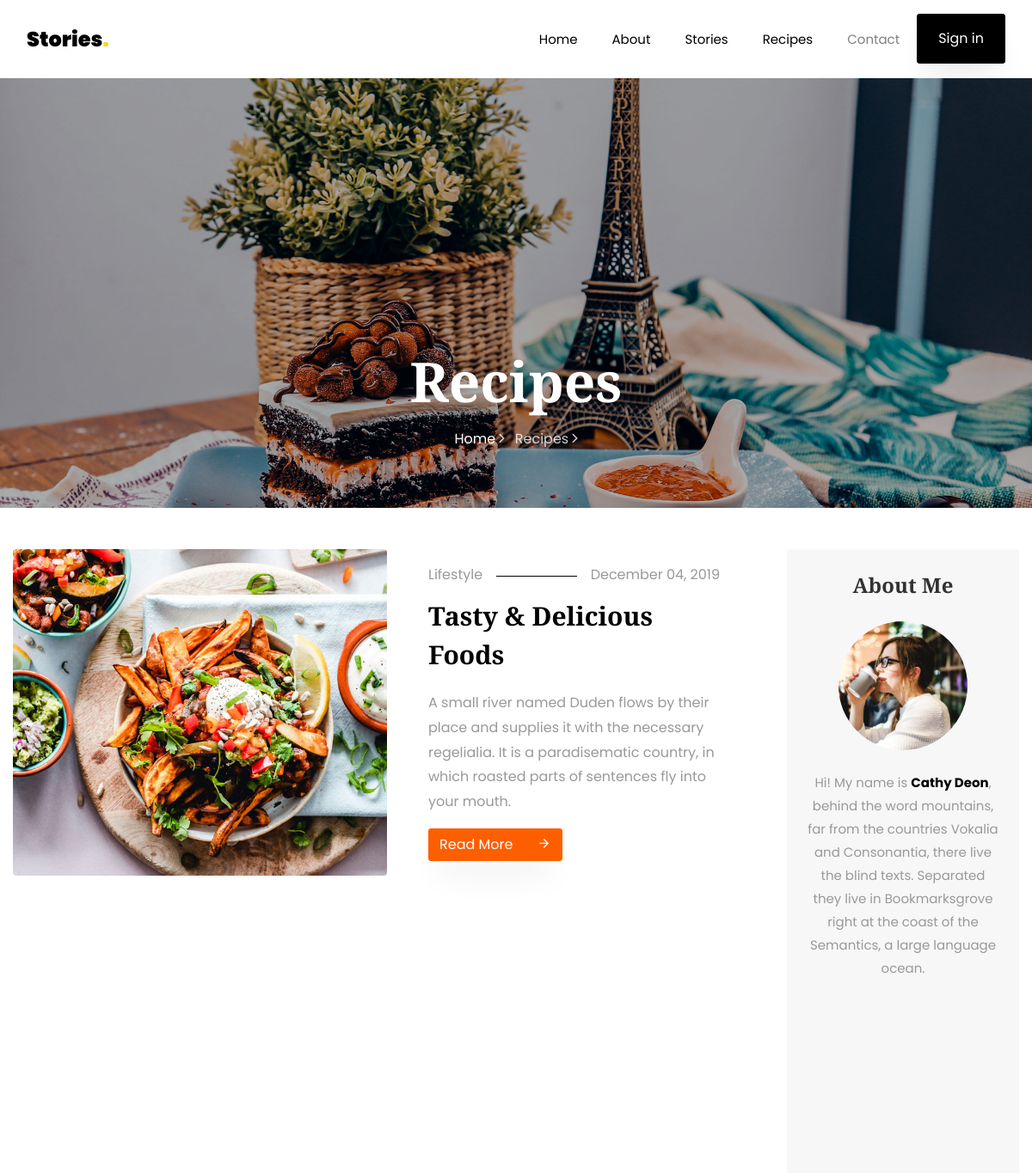
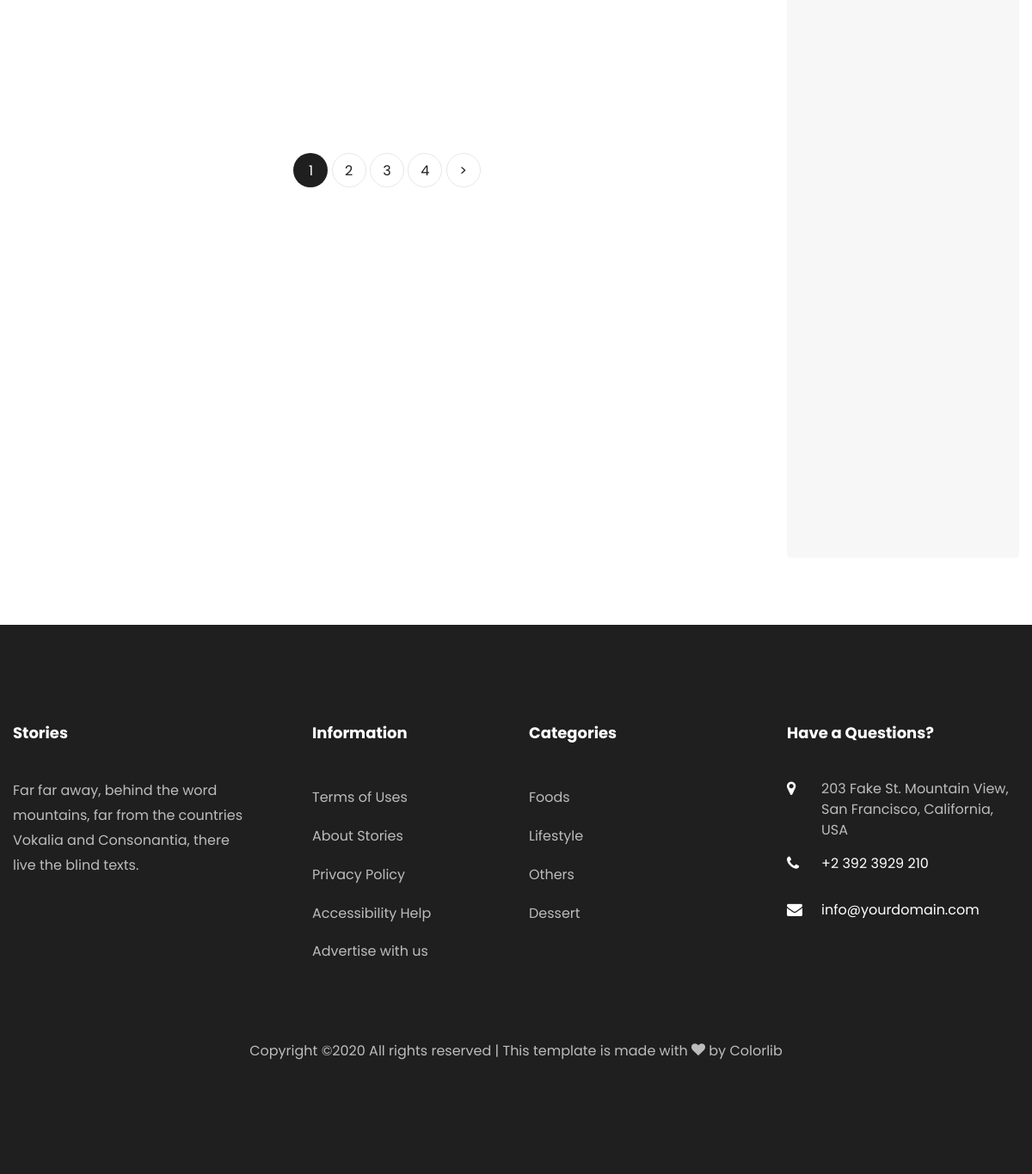
The app's page /recipes/ with its own data (2 pictures, top to bottom).
### stories/models.py (models this page shows, shortened)
class Recipe(models.Model):
    title = models.CharField(max_length=50, blank=False, null=True)
    created_at = models.DateField(auto_now_add=True)
    image = models.ImageField(upload_to='recipes', blank=False, null=True)
    description = models.TextField(blank=False)
    long_description = RichTextField('Long description')
    category = models.ForeignKey('Category', on_delete=models.CASCADE, related_name='recipes', null=True)
    owner = models.ForeignKey(User, on_delete=models.CASCADE, related_name='recipes', null=True)
    view_count=models.PositiveIntegerField('View count', default=0)
    updated_at = models.DateField(auto_now = True)
    class Meta:
        ordering=('created_at',)
        verbose_name='Recipe'
        verbose_name_plural='Recipes'

class Category(models.Model):
    title = models.CharField(max_length=50, blank=False, null=False)
    image = models.ImageField(upload_to='categories', blank=False)
    created_at = models.DateTimeField(auto_now_add=True)
    updated_at = models.DateTimeField(auto_now = True)
    class Meta:
        ordering=('created_at',)
        verbose_name='Category'
        verbose_name_plural='Categories'

### stories/views.py (the view)
# urls.py: path('recipes/', RecipeView.as_view(), name='recipes'),
class RecipeView(ListView):
    model = Recipe
    template_name = 'stories/recipes.html'
    context_object_name = 'recipes'
    paginate_by = 2
    def get_context_data(self, **kwargs):
        context = super().get_context_data(**kwargs)
        context['categories']= Category.objects.all()
        return context

### stories/templatetags/base_filters.py (called while the page is built)
@register.simple_tag
def get_categories():
    return Category.objects.all()

### stories/templates/stories/recipes.html (shortened to what this page needs)
{% extends 'base/index.html' %}
{% load static %}
{% block content %}
<section class="hero-wrap hero-wrap-2" style="background-image: url('{% static "images/bg_4.jpg"%}');">
    <div class="overlay"></div>
    <div class="container">
        <div class="row no-gutters slider-text align-items-end justify-content-center">
            <div class="col-md-9 ftco-animate pb-5 text-center">
                <h1 class="mb-3 bread">Recipes</h1>
                <p class="breadcrumbs"><span class="mr-2"><a href="index.html">Home <i
                        class="ion-ios-arrow-forward"></i></a></span> <span>Recipes <i
                        class="ion-ios-arrow-forward"></i></span></p>
            </div>
        </div>
    </div>
</section>
<section class="ftco-section">
    <div class="container">
        <div class="row">
            <div class="col-lg-9">
                <div class="row">
                    {% for recipe in recipes %}
                    <div class="col-md-6 col-lg-12 ftco-animate">
                        <div class="blog-entry d-lg-flex">
                            <div class="half">
                                <a href="{% url 'stories:single' recipe.id %}" class="img d-flex align-items-end" style="background-image: url({{recipe.image.url}});">
                                </a>
                            </div>
                            <div class="text px-md-4 px-lg-5 half pt-3">
                                <p class="meta d-flex"><span class="pr-3">{{ recipe.category.title }}</span><span class="ml-auto pl-3">{{ recipe.created_at|date:"F d, Y "}}</span>
                                </p>
                                <h3><a href="{% url 'stories:single' recipe.id %}">{{ recipe.title }}</a></h3>
                                <p>{{ recipe.description }}
                                </p>
                                <p class="mb-0"><a href="{% url 'stories:single' recipe.id %}" class="btn btn-primary">Read More <span
                                        class="icon-arrow_forward ml-4"></span></a></p>
                            </div>
                        </div>
                    </div>
                    {% endfor%}
                </div>
                <div class="row mt-5">
                    <div class="col text-center">
                        <div class="block-27">
                            <ul>
                                {% for page in page_obj.paginator.page_range %}
                                {% if page == page_obj.number%}
                                <li class="active"><span>{{page}}</span></li>
                                {% else %}
                                <li><a href="?page={{page}}">{{ page }}</a></li>
                                {%endif%}
                                {% endfor %}
                                {% if page_obj.has_next%}
                                <li><a href="?page={{page_obj.next_page_number}}">&gt;</a></li>
                                {% endif %}
                            </ul>
                        </div>
                    </div>
                </div>
            </div>
            <div class="col-lg-3">
                <div class="sidebar-wrap">
                    <div class="sidebar-box p-4 about text-center ftco-animate">
                        <h2 class="heading mb-4">About Me</h2>
                        <img src='{% static "images/author.jpg"%}' class="img-fluid" alt="Colorlib Template">
                        <div class="text pt-4">
                            <p>Hi! My name is <strong>Cathy Deon</strong>, behind the word mountains, far from the
                                countries Vokalia and Consonantia, there live the blind texts. Separated they live in
                                Bookmarksgrove right at the coast of the Semantics, a large language ocean.</p>
                        </div>
                    </div>
                </div>
            </div>
        </div>
    </div>
</section>
{% endblock content %}

### accounts/templates/partials/footer.html (shortened to what this page needs)
{% load base_filters %}
<footer class="ftco-footer ftco-footer-2 ftco-section">
    <div class="container">
        <div class="row mb-5">
            <div class="col-md">
                <div class="ftco-footer-widget mb-4">
                    <h2 class="ftco-heading-2">Stories</h2>
                    <p>Far far away, behind the word mountains, far from the countries Vokalia and Consonantia, there
                        live the blind texts.</p>
                    <ul class="ftco-footer-social list-unstyled float-md-left float-lft mt-5">
                    </ul>
                </div>
            </div>
            <div class="col-md">
                <div class="ftco-footer-widget mb-4 ml-md-5">
                    <h2 class="ftco-heading-2">Information</h2>
                    <ul class="list-unstyled">
                        <li><a href="#" class="py-2 d-block">Terms of Uses</a></li>
                        <li><a href="#" class="py-2 d-block">About Stories</a></li>
                        <li><a href="#" class="py-2 d-block">Privacy Policy</a></li>
                        <li><a href="#" class="py-2 d-block">Accessibility Help</a></li>
                        <li><a href="#" class="py-2 d-block">Advertise with us</a></li>
                    </ul>
                </div>
            </div>
            <div class="col-md">
                <div class="ftco-footer-widget mb-4">
                    <h2 class="ftco-heading-2">Categories</h2>
                    <ul class="list-unstyled">
                        {% get_categories as categories %}
                        {% for category in categories|slice:"5" %}
                        <li><a href="#" class="py-2 d-block">{{category.title}}</a></li>
                        {% endfor %}
                    </ul>
                </div>
            </div>
            <div class="col-md">
                <div class="ftco-footer-widget mb-4">
                    <h2 class="ftco-heading-2">Have a Questions?</h2>
                    <div class="block-23 mb-3">
                        <ul>
                            <li><span class="icon icon-map-marker"></span><span class="text">203 Fake St. Mountain View, San Francisco, California, USA</span>
                            </li>
                            <li><a href="#"><span class="icon icon-phone"></span><span
                                    class="text">+2 392 3929 210</span></a></li>
                            <li><a href="#"><span class="icon icon-envelope"></span><span class="text">info@yourdomain.com</span></a>
                            </li>
                        </ul>
                    </div>
                </div>
            </div>
        </div>
        <div class="row">
            <div class="col-md-12 text-center">
                <p>
                    Copyright &copy;<script>document.write(new Date().getFullYear());</script>
                    All rights reserved | This template is made with <i class="icon-heart color-danger"
                                                                        aria-hidden="true"></i> by <a
                            href="https://colorlib.com" target="_blank">Colorlib</a>
                    </p>
            </div>
        </div>
    </div>
</footer>

### static/css/icomoon.css (style rules this page uses)
[class^="icon-"], [class*=" icon-"] { font-family: 'icomoon' !important; speak: none; font-style: normal; font-weight: normal; font-variant: normal; text-transform: none; line-height: 1; -webkit-font-smoothing: antialiased; -moz-osx-font-smoothing: grayscale; }
.icon-heart:before { content: "\f004"; }
.icon-map-marker:before { content: "\f041"; }
.icon-phone:before { content: "\f095"; }
.icon-envelope:before { content: "\f0e0"; }
.icon-arrow_forward:before { content: "\e5c8"; }

### records on screen
Recipe: image (picture), category "Lifestyle", created_at "December 04, 2019", title "Tasty & Delicious Foods", description "A small river named Duden flows by their place and supplies it with the necessary regelialia. It is a paradisematic country, in which roasted parts of sentences fly into your mouth."
Category: title "Foods"
Category: title "Lifestyle"
Category: title "Others"
Category: title "Dessert"

### other values on screen
{{ page }} "1"
{{ page }} "2" "3" "4"
